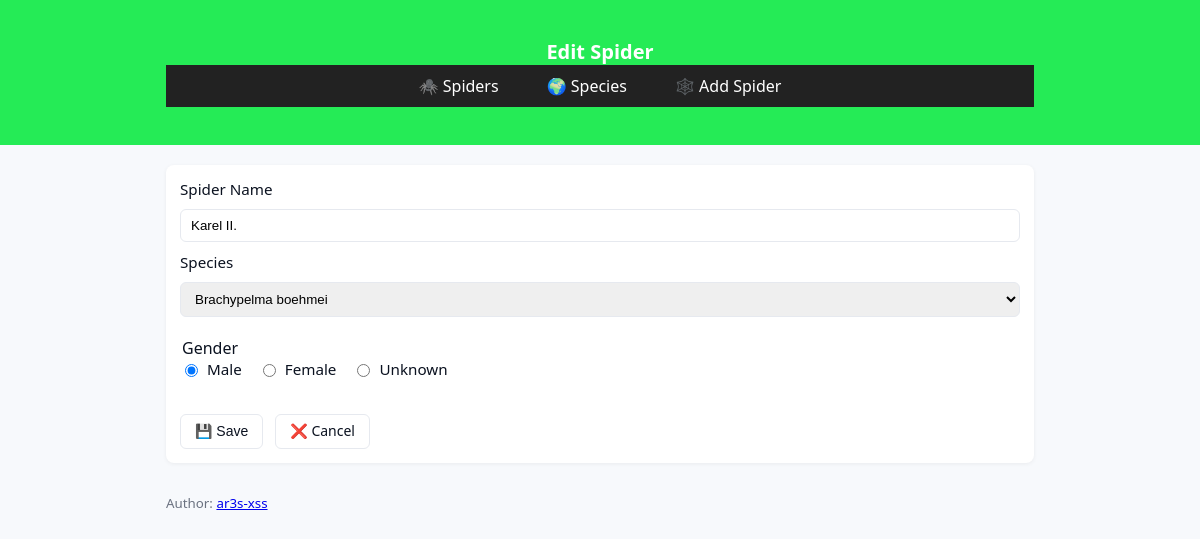
Screenshot of /edit/1 with the database file from the repository.
### tables this page shows
CREATE TABLE spiders (id INTEGER PRIMARY KEY AUTOINCREMENT, name TEXT, gender TEXT, species_id INTEGER, FOREIGN KEY(species_id) REFERENCES species(id) ON DELETE SET NULL);

CREATE TABLE species (id INTEGER PRIMARY KEY AUTOINCREMENT, science_name TEXT, common_name TEXT, world TEXT, world_type TEXT);

### app.py (the view, shortened to what this page needs)
@app.route('/edit/<int:spider_id>', methods=['GET', 'POST'])
def edit(spider_id):
    con = con_db()
    con.row_factory = sqlite3.Row
    cur = con.cursor()
    cur.execute("""
        SELECT s.id, s.name, s.gender, s.species_id
        FROM spiders s
        WHERE s.id = ?
    """, (spider_id,))
    spider = cur.fetchone()
    cur.execute("SELECT id, science_name FROM species")
    species_list = cur.fetchall()
    return render_template(
        'edit.html',
        spider=spider,
        species_list=species_list
    )

### app.py (called while the page is built)
def con_db():
    con = sqlite3.connect(DB_PATH)
    con.execute("PRAGMA foreign_keys = ON")
    con.row_factory = sqlite3.Row
    return con

### templates/edit.html (shortened to what this page needs)
<!doctype html>
<html lang="en">
  <head>
    <link rel="stylesheet" href="{{ url_for('static', filename='style.css') }}">
  </head>
  <body>
    <header class="site-header">
      <div class="container">
        <h1>Edit Spider</h1>
        <nav>
          <ul>
            <li><a href="{{ url_for('index') }}">🕷️ Spiders</a></li>
            <li><a href="{{ url_for('species') }}">🌍 Species</a></li>
            <li><a href="{{ url_for('add') }}">🕸️ Add Spider</a></li>
          </ul>
        </nav>
      </div>
    </header>
    <main class="container">
      <section class="panel">
        <form method="POST">
  <label>Spider Name</label>
  <input type="text" name="name" value="{{ spider['name'] }}">
  <label>Species</label>
  <select name="species_id">
    {% for sp in species_list %}
      <option value="{{ sp['id'] }}"
        {% if sp['id'] == spider['species_id'] %}selected{% endif %}>
        {{ sp['science_name'] }}
      </option>
    {% endfor %}
  </select>
  <fieldset class="radio-group">
    <legend>Gender</legend>
    <label><input type="radio" name="gender" value="Male" {% if spider['gender']=='Male' %}checked{% endif %}> Male</label>
    <label><input type="radio" name="gender" value="Female" {% if spider['gender']=='Female' %}checked{% endif %}> Female</label>
    <label><input type="radio" name="gender" value="Unknown" {% if spider['gender']=='Unknown' %}checked{% endif %}> Unknown</label>
  </fieldset>
  <div class="form-actions">
    <button type="submit" class="btn">💾 Save</button>
    <a href="{{ url_for('index') }}" class="btn secondary">
      ❌ Cancel
    </a>
  </div>
</form>
      </section>
    </main>
    <footer class="site-footer container">
  <small>
    Author:
    <a href="https://github.com/ar3s-xss"
       target="_blank"
       rel="noopener noreferrer">
       ar3s-xss
    </a>
  </small>
</footer>
  </body>
</html>

### static/style.css (style rules this page uses)
:root { --bg: #f7f9fc; --card: #fff; --muted: #6b7280; --accent: #25eb56; --danger: #dc2626; }
* { box-sizing: border-box; }
body { margin: 0; font-family: system-ui, -apple-system, Segoe UI, Roboto, Arial, sans-serif; background: var(--bg); color: #0b1220; }
.container { max-width: 900px; margin: 20px auto; padding: 0 16px; }
.panel { background: var(--card); padding: 14px; border-radius: 8px; box-shadow: 0 1px 4px rgba(2,6,23,0.06); margin-bottom: 16px; }
.site-header { background: var(--accent); color: white; padding: 18px; }
.site-header h1 { margin: 0; font-size: 1.25rem; text-align: center; }
.site-footer { max-width: 900px; margin: 0 auto; padding: 8px 16px; color: var(--muted); }
nav { background: #222; padding: 10px 20px; }
nav ul { list-style: none; display: flex; justify-content: center; gap: 20px; margin: 0; padding: 0; }
nav a { color: white; text-decoration: none; padding: 8px 14px; border-radius: 4px; }
form { display: flex; flex-direction: column; gap: 10px; }
form label { font-size: 0.95rem; }
input[type="text"], input[type="date"], input[type="number"], textarea, select { width: 100%; padding: 8px 10px; border: 1px solid #e6e9ef; border-radius: 6px; }
fieldset { border: none; padding: 0; margin: 10px 0; }
.radio-group { display: flex; gap: 16px; }
.radio-group label { display: flex; align-items: center; gap: 6px; }
.form-actions { display: flex; gap: 12px; margin-top: 15px; }
.btn { display: inline-flex; align-items: center; justify-content: center; gap: 6px; padding: 8px 14px; font-size: 14px; line-height: 1.2; border-radius: 6px; border: 1px solid #e6e9ef; background: white; color: inherit; text-decoration: none; cursor: pointer; }

### rows the page displays
spiders: name "Karel II.", species_id "Brachypelma boehmei", gender "☑ Male", gender "☐ Female", gender "☐ Unknown"
